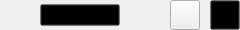
       <widget class="QWidget" name="topBar" native="true">
        <property name="minimumSize">
         <size>
          <width>0</width>
          <height>30</height>
         </size>
        </property>
        <property name="maximumSize">
         <size>
          <width>16777215</width>
          <height>30</height>
         </size>
        </property>
        <layout class="QHBoxLayout" name="horizontalLayout">
         <property name="spacing">
          <number>10</number>
         </property>
         <property name="leftMargin">
          <number>0</number>
         </property>
         <property name="topMargin">
          <number>0</number>
         </property>
         <property name="rightMargin">
          <number>0</number>
         </property>
         <property name="bottomMargin">
          <number>0</number>
         </property>
         <item>
          <spacer name="horizontalSpacer_7">
           <property name="orientation">
            <enum>Qt::Horizontal</enum>
           </property>
           <property name="sizeHint" stdset="0">
            <size>
             <width>40</width>
             <height>20</height>
            </size>
           </property>
          </spacer>
         </item>
         <item>
          <widget class="QPushButton" name="musicBtn">
           <property name="styleSheet">
            <string notr="true">background: transparent;</string>
           </property>
           <property name="text">
            <string>PushButton</string>
           </property>
          </widget>
         </item>
         <item>
          <spacer name="horizontalSpacer_3">
           <property name="orientation">
            <enum>Qt::Horizontal</enum>
           </property>
           <property name="sizeHint" stdset="0">
            <size>
             <width>40</width>
             <height>20</height>
            </size>
           </property>
          </spacer>
         </item>
         <item>
          <widget class="QPushButton" name="minBtn">
           <property name="minimumSize">
            <size>
             <width>30</width>
             <height>30</height>
            </size>
           </property>
           <property name="maximumSize">
            <size>
             <width>30</width>
             <height>30</height>
            </size>
           </property>
           <property name="styleSheet">
            <string notr="true">border-image: url(:/images/min.svg);</string>
           </property>
           <property name="text">
            <string/>
           </property>
          </widget>
         </item>
         <item>
          <widget class="QPushButton" name="closeBtn">
           <property name="minimumSize">
            <size>
             <width>30</width>
             <height>30</height>
            </size>
           </property>
           <property name="maximumSize">
            <size>
             <width>30</width>
             <height>30</height>
            </size>
           </property>
           <property name="styleSheet">
            <string notr="true">background: transparent;
border-image: url(:/images/close.svg);</string>
           </property>
           <property name="text">
            <string/>
           </property>
          </widget>
         </item>
        </layout>
       </widget>
